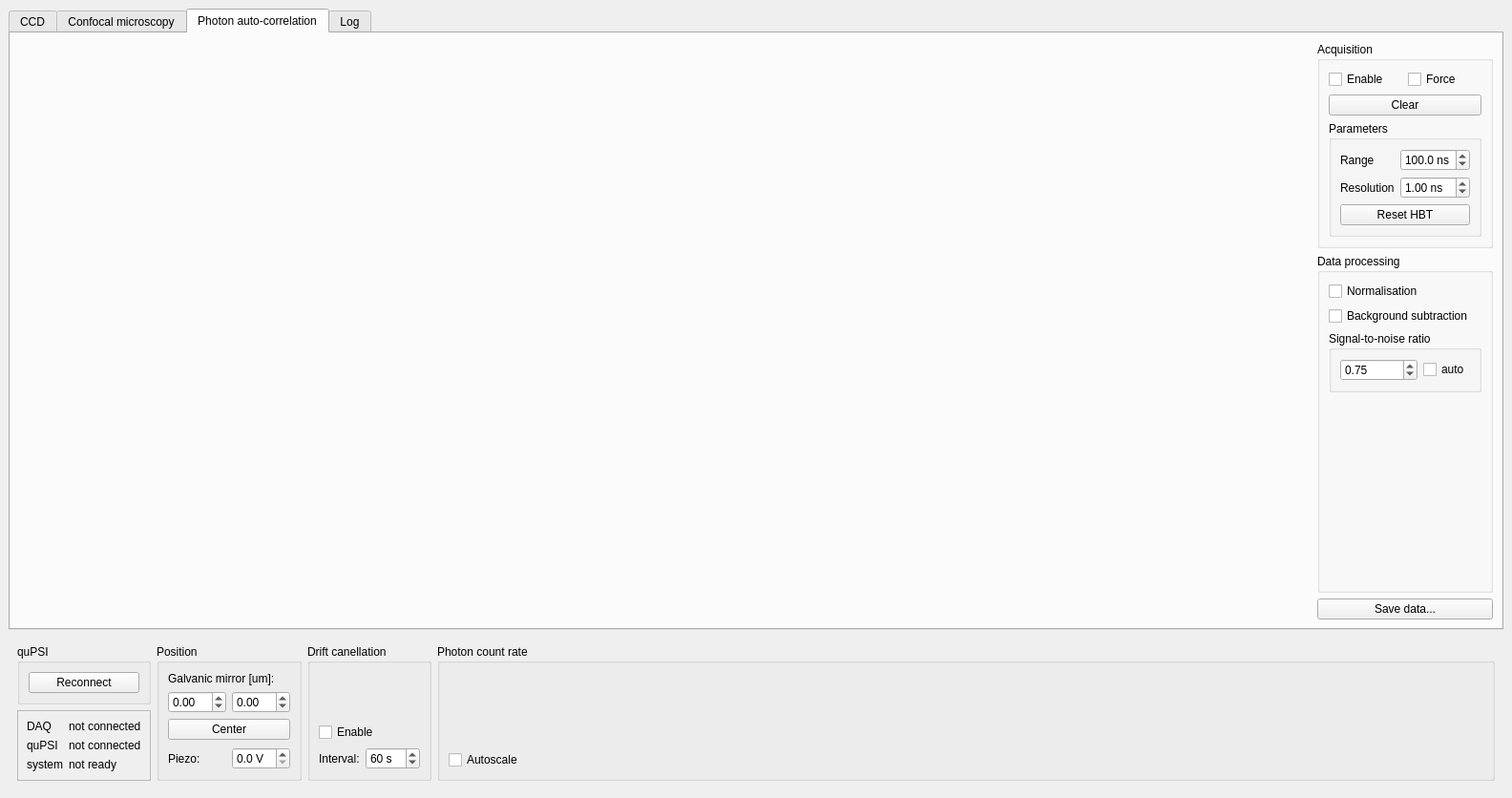
<?xml version="1.0" encoding="UTF-8"?>
<ui version="4.0">
 <class>MainWindow</class>
 <widget class="QMainWindow" name="MainWindow">
  <property name="geometry">
   <rect>
    <x>0</x>
    <y>0</y>
    <width>1584</width>
    <height>836</height>
   </rect>
  </property>
  <property name="windowTitle">
   <string>ConfocalScan</string>
  </property>
  <widget class="QWidget" name="centralwidget">
   <layout class="QVBoxLayout" name="verticalLayout_4">
    <item>
     <widget class="QTabWidget" name="tab_widget">
      <property name="sizePolicy">
       <sizepolicy hsizetype="Expanding" vsizetype="Expanding">
        <horstretch>0</horstretch>
        <verstretch>100</verstretch>
       </sizepolicy>
      </property>
      <property name="currentIndex">
       <number>2</number>
      </property>
      <widget class="QWidget" name="ccd_tab">
       <property name="enabled">
        <bool>false</bool>
       </property>
       <attribute name="title">
        <string>CCD</string>
       </attribute>
       <layout class="QHBoxLayout" name="horizontalLayout_2">
        <item>
         <widget class="QWidget" name="ccd_image_widget" native="true">
          <property name="sizePolicy">
           <sizepolicy hsizetype="Expanding" vsizetype="Expanding">
            <horstretch>100</horstretch>
            <verstretch>0</verstretch>
           </sizepolicy>
          </property>
          <layout class="QVBoxLayout" name="verticalLayout">
           <item alignment="Qt::AlignHCenter">
            <widget class="QLabel" name="label_4">
             <property name="text">
              <string>&lt;html&gt;&lt;head/&gt;&lt;body&gt;&lt;p&gt;&lt;span style=&quot; font-size:48pt;&quot;&gt;Not implemented!&lt;/span&gt;&lt;/p&gt;&lt;/body&gt;&lt;/html&gt;</string>
             </property>
            </widget>
           </item>
          </layout>
         </widget>
        </item>
        <item>
         <layout class="QVBoxLayout" name="properties">
          <item>
           <widget class="QPushButton" name="auto_ccd_exposure">
            <property name="text">
             <string>Auto-set</string>
            </property>
           </widget>
          </item>
          <item>
           <spacer name="verticalSpacer_3">
            <property name="orientation">
             <enum>Qt::Vertical</enum>
            </property>
            <property name="sizeHint" stdset="0">
             <size>
              <width>20</width>
              <height>40</height>
             </size>
            </property>
           </spacer>
          </item>
          <item>
           <widget class="QPushButton" name="edit_ccd_properties">
            <property name="text">
             <string>Properties...</string>
            </property>
           </widget>
          </item>
         </layout>
        </item>
       </layout>
      </widget>
      <widget class="QWidget" name="microscopy_tab">
       <attribute name="title">
        <string>Confocal microscopy</string>
       </attribute>
       <layout class="QHBoxLayout" name="horizontalLayout_3">
        <item>
         <widget class="QFrame" name="map_widget">
          <property name="sizePolicy">
           <sizepolicy hsizetype="Expanding" vsizetype="Expanding">
            <horstretch>100</horstretch>
            <verstretch>100</verstretch>
           </sizepolicy>
          </property>
          <property name="frameShape">
           <enum>QFrame::StyledPanel</enum>
          </property>
          <property name="frameShadow">
           <enum>QFrame::Raised</enum>
          </property>
         </widget>
        </item>
        <item>
         <layout class="QVBoxLayout" name="verticalLayout_3">
          <property name="sizeConstraint">
           <enum>QLayout::SetDefaultConstraint</enum>
          </property>
          <item>
           <widget class="QGroupBox" name="groupBox_3">
            <property name="title">
             <string>Acquisition</string>
            </property>
            <layout class="QVBoxLayout" name="verticalLayout_9">
             <item>
              <layout class="QFormLayout" name="formLayout_3">
               <item row="0" column="0">
                <widget class="QLabel" name="label_10">
                 <property name="text">
                  <string>Range</string>
                 </property>
                </widget>
               </item>
               <item row="0" column="1">
                <widget class="QDoubleSpinBox" name="mapping_range">
                 <property name="suffix">
                  <string> um</string>
                 </property>
                 <property name="decimals">
                  <number>1</number>
                 </property>
                 <property name="maximum">
                  <double>99.900000000000006</double>
                 </property>
                 <property name="singleStep">
                  <double>0.500000000000000</double>
                 </property>
                 <property name="value">
                  <double>2.000000000000000</double>
                 </property>
                </widget>
               </item>
               <item row="1" column="0">
                <widget class="QLabel" name="label_11">
                 <property name="text">
                  <string>Resolution</string>
                 </property>
                </widget>
               </item>
               <item row="1" column="1">
                <widget class="QDoubleSpinBox" name="mapping_resolution">
                 <property name="suffix">
                  <string> um</string>
                 </property>
                 <property name="maximum">
                  <double>1.000000000000000</double>
                 </property>
                 <property name="singleStep">
                  <double>0.010000000000000</double>
                 </property>
                 <property name="value">
                  <double>0.100000000000000</double>
                 </property>
                </widget>
               </item>
               <item row="2" column="0">
                <widget class="QCheckBox" name="enable_multiscale">
                 <property name="text">
                  <string>Multi scale</string>
                 </property>
                </widget>
               </item>
               <item row="2" column="1">
                <widget class="QSpinBox" name="mapping_scaling">
                 <property name="value">
                  <number>4</number>
                 </property>
                </widget>
               </item>
              </layout>
             </item>
             <item>
              <widget class="QPushButton" name="start_scan">
               <property name="text">
                <string>Start scan</string>
               </property>
              </widget>
             </item>
             <item>
              <widget class="QProgressBar" name="scan_progress">
               <property name="value">
                <number>0</number>
               </property>
               <property name="textVisible">
                <bool>true</bool>
               </property>
               <property name="invertedAppearance">
                <bool>false</bool>
               </property>
              </widget>
             </item>
            </layout>
           </widget>
          </item>
          <item>
           <widget class="QGroupBox" name="groupBox_4">
            <property name="title">
             <string>Display</string>
            </property>
            <layout class="QVBoxLayout" name="verticalLayout_10">
             <item>
              <widget class="QLabel" name="label_13">
               <property name="text">
                <string>Range [kHz]:</string>
               </property>
              </widget>
             </item>
             <item>
              <layout class="QHBoxLayout" name="horizontalLayout_11">
               <item>
                <widget class="QDoubleSpinBox" name="map_clim_lo">
                 <property name="decimals">
                  <number>0</number>
                 </property>
                 <property name="maximum">
                  <double>9999.000000000000000</double>
                 </property>
                 <property name="hidden_unit" stdset="0">
                  <string>kHz</string>
                 </property>
                </widget>
               </item>
               <item>
                <widget class="QDoubleSpinBox" name="map_clim_hi">
                 <property name="decimals">
                  <number>0</number>
                 </property>
                 <property name="maximum">
                  <double>9999.000000000000000</double>
                 </property>
                 <property name="value">
                  <double>200.000000000000000</double>
                 </property>
                 <property name="hidden_unit" stdset="0">
                  <string>kHz</string>
                 </property>
                </widget>
               </item>
              </layout>
             </item>
             <item>
              <widget class="QCheckBox" name="autoscale_map">
               <property name="text">
                <string>Autoscale</string>
               </property>
              </widget>
             </item>
            </layout>
           </widget>
          </item>
          <item>
           <spacer name="verticalSpacer_2">
            <property name="orientation">
             <enum>Qt::Vertical</enum>
            </property>
            <property name="sizeHint" stdset="0">
             <size>
              <width>20</width>
              <height>40</height>
             </size>
            </property>
           </spacer>
          </item>
          <item>
           <widget class="QPushButton" name="save_map_data">
            <property name="text">
             <string>Save data...</string>
            </property>
           </widget>
          </item>
         </layout>
        </item>
       </layout>
      </widget>
      <widget class="QWidget" name="autocorrel_tab">
       <attribute name="title">
        <string>Photon auto-correlation</string>
       </attribute>
       <layout class="QHBoxLayout" name="horizontalLayout_5">
        <item>
         <widget class="QWidget" name="hbt_widget" native="true">
          <property name="sizePolicy">
           <sizepolicy hsizetype="Expanding" vsizetype="Expanding">
            <horstretch>100</horstretch>
            <verstretch>0</verstretch>
           </sizepolicy>
          </property>
         </widget>
        </item>
        <item>
         <layout class="QVBoxLayout" name="verticalLayout_6">
          <item>
           <widget class="QGroupBox" name="groupBox_2">
            <property name="title">
             <string>Acquisition</string>
            </property>
            <layout class="QVBoxLayout" name="verticalLayout_8">
             <item>
              <layout class="QHBoxLayout" name="horizontalLayout_9">
               <item>
                <widget class="QCheckBox" name="enable_hbt">
                 <property name="text">
                  <string>Enable</string>
                 </property>
                </widget>
               </item>
               <item>
                <widget class="QCheckBox" name="force_hbt">
                 <property name="text">
                  <string>Force</string>
                 </property>
                </widget>
               </item>
              </layout>
             </item>
             <item>
              <widget class="QPushButton" name="clear_hbt">
               <property name="text">
                <string>Clear</string>
               </property>
              </widget>
             </item>
             <item>
              <widget class="QGroupBox" name="groupBox">
               <property name="title">
                <string>Parameters</string>
               </property>
               <layout class="QVBoxLayout" name="verticalLayout_2">
                <item>
                 <layout class="QFormLayout" name="formLayout_2">
                  <item row="0" column="1">
                   <widget class="QDoubleSpinBox" name="hbt_range">
                    <property name="suffix">
                     <string> ns</string>
                    </property>
                    <property name="decimals">
                     <number>1</number>
                    </property>
                    <property name="maximum">
                     <double>999.899999999999977</double>
                    </property>
                    <property name="value">
                     <double>100.000000000000000</double>
                    </property>
                   </widget>
                  </item>
                  <item row="0" column="0">
                   <widget class="QLabel" name="label_8">
                    <property name="text">
                     <string>Range</string>
                    </property>
                   </widget>
                  </item>
                  <item row="1" column="0">
                   <widget class="QLabel" name="label_9">
                    <property name="text">
                     <string>Resolution</string>
                    </property>
                   </widget>
                  </item>
                  <item row="1" column="1">
                   <widget class="QDoubleSpinBox" name="hbt_resolution">
                    <property name="suffix">
                     <string> ns</string>
                    </property>
                    <property name="singleStep">
                     <double>0.100000000000000</double>
                    </property>
                    <property name="value">
                     <double>1.000000000000000</double>
                    </property>
                   </widget>
                  </item>
                 </layout>
                </item>
                <item>
                 <widget class="QPushButton" name="reset_hbt">
                  <property name="text">
                   <string>Reset HBT</string>
                  </property>
                 </widget>
                </item>
               </layout>
              </widget>
             </item>
            </layout>
           </widget>
          </item>
          <item>
           <widget class="QGroupBox" name="data_processing">
            <property name="sizePolicy">
             <sizepolicy hsizetype="Preferred" vsizetype="Preferred">
              <horstretch>0</horstretch>
              <verstretch>0</verstretch>
             </sizepolicy>
            </property>
            <property name="title">
             <string>Data processing</string>
            </property>
            <layout class="QVBoxLayout" name="verticalLayout_7">
             <item>
              <widget class="QCheckBox" name="normalise_hbt">
               <property name="text">
                <string>Normalisation</string>
               </property>
              </widget>
             </item>
             <item>
              <widget class="QCheckBox" name="subtract_background">
               <property name="text">
                <string>Background subtraction</string>
               </property>
              </widget>
             </item>
             <item>
              <widget class="QGroupBox" name="signal_to_noise">
               <property name="title">
                <string>Signal-to-noise ratio</string>
               </property>
               <layout class="QHBoxLayout" name="horizontalLayout_6">
                <item>
                 <widget class="QDoubleSpinBox" name="signal_level">
                  <property name="sizePolicy">
                   <sizepolicy hsizetype="MinimumExpanding" vsizetype="Fixed">
                    <horstretch>0</horstretch>
                    <verstretch>0</verstretch>
                   </sizepolicy>
                  </property>
                  <property name="maximum">
                   <double>1.000000000000000</double>
                  </property>
                  <property name="singleStep">
                   <double>0.010000000000000</double>
                  </property>
                  <property name="value">
                   <double>0.750000000000000</double>
                  </property>
                 </widget>
                </item>
                <item>
                 <widget class="QCheckBox" name="auto_snr">
                  <property name="text">
                   <string>auto</string>
                  </property>
                 </widget>
                </item>
               </layout>
              </widget>
             </item>
             <item>
              <spacer name="verticalSpacer_4">
               <property name="orientation">
                <enum>Qt::Vertical</enum>
               </property>
               <property name="sizeHint" stdset="0">
                <size>
                 <width>20</width>
                 <height>40</height>
                </size>
               </property>
              </spacer>
             </item>
            </layout>
           </widget>
          </item>
          <item>
           <widget class="QPushButton" name="save_hbt">
            <property name="text">
             <string>Save data...</string>
            </property>
           </widget>
          </item>
         </layout>
        </item>
       </layout>
      </widget>
      <widget class="QWidget" name="tab">
       <attribute name="title">
        <string>Log</string>
       </attribute>
       <layout class="QHBoxLayout" name="horizontalLayout_8">
        <item>
         <widget class="QPlainTextEdit" name="log_widget">
          <property name="sizePolicy">
           <sizepolicy hsizetype="Expanding" vsizetype="Expanding">
            <horstretch>0</horstretch>
            <verstretch>0</verstretch>
           </sizepolicy>
          </property>
          <property name="inputMethodHints">
           <set>Qt::ImhMultiLine</set>
          </property>
          <property name="undoRedoEnabled">
           <bool>false</bool>
          </property>
          <property name="readOnly">
           <bool>true</bool>
          </property>
          <property name="plainText">
           <string notr="true"/>
          </property>
          <property name="maximumBlockCount">
           <number>10000</number>
          </property>
          <property name="centerOnScroll">
           <bool>true</bool>
          </property>
         </widget>
        </item>
       </layout>
      </widget>
     </widget>
    </item>
    <item>
     <widget class="QFrame" name="global_controls">
      <property name="sizePolicy">
       <sizepolicy hsizetype="Preferred" vsizetype="Preferred">
        <horstretch>0</horstretch>
        <verstretch>10</verstretch>
       </sizepolicy>
      </property>
      <layout class="QHBoxLayout" name="horizontalLayout">
       <item>
        <layout class="QVBoxLayout" name="main_status">
         <item>
          <widget class="QGroupBox" name="quPSI_status_frame">
           <property name="sizePolicy">
            <sizepolicy hsizetype="Preferred" vsizetype="Preferred">
             <horstretch>0</horstretch>
             <verstretch>0</verstretch>
            </sizepolicy>
           </property>
           <property name="title">
            <string>quPSI</string>
           </property>
           <layout class="QHBoxLayout" name="horizontalLayout_4">
            <item>
             <widget class="QPushButton" name="reconnect_quPSI">
              <property name="text">
               <string>Reconnect</string>
              </property>
             </widget>
            </item>
           </layout>
          </widget>
         </item>
         <item>
          <spacer name="verticalSpacer">
           <property name="orientation">
            <enum>Qt::Vertical</enum>
           </property>
           <property name="sizeHint" stdset="0">
            <size>
             <width>20</width>
             <height>40</height>
            </size>
           </property>
          </spacer>
         </item>
         <item>
          <widget class="QFrame" name="status_frame">
           <property name="frameShape">
            <enum>QFrame::StyledPanel</enum>
           </property>
           <property name="frameShadow">
            <enum>QFrame::Raised</enum>
           </property>
           <layout class="QFormLayout" name="formLayout">
            <item row="0" column="0">
             <widget class="QLabel" name="DAQ_status_lbl">
              <property name="text">
               <string>DAQ</string>
              </property>
             </widget>
            </item>
            <item row="0" column="1">
             <widget class="QLabel" name="DAQ_status">
              <property name="text">
               <string>not connected</string>
              </property>
             </widget>
            </item>
            <item row="1" column="0">
             <widget class="QLabel" name="quPSI_status_lbl">
              <property name="text">
               <string>quPSI</string>
              </property>
             </widget>
            </item>
            <item row="1" column="1">
             <widget class="QLabel" name="quPSI_status">
              <property name="text">
               <string>not connected</string>
              </property>
             </widget>
            </item>
            <item row="2" column="0">
             <widget class="QLabel" name="sytem_status_lbl">
              <property name="text">
               <string>system</string>
              </property>
             </widget>
            </item>
            <item row="2" column="1">
             <widget class="QLabel" name="system_status">
              <property name="text">
               <string>not ready</string>
              </property>
             </widget>
            </item>
           </layout>
          </widget>
         </item>
        </layout>
       </item>
       <item>
        <widget class="QGroupBox" name="positioning_frame">
         <property name="sizePolicy">
          <sizepolicy hsizetype="Preferred" vsizetype="Preferred">
           <horstretch>0</horstretch>
           <verstretch>0</verstretch>
          </sizepolicy>
         </property>
         <property name="title">
          <string>Position</string>
         </property>
         <layout class="QVBoxLayout" name="verticalLayout_5">
          <item>
           <widget class="QLabel" name="label_12">
            <property name="text">
             <string>Galvanic mirror [um]:</string>
            </property>
           </widget>
          </item>
          <item>
           <layout class="QHBoxLayout" name="horizontalLayout_12">
            <item>
             <widget class="QDoubleSpinBox" name="galvoX">
              <property name="suffix">
               <string/>
              </property>
              <property name="decimals">
               <number>2</number>
              </property>
              <property name="minimum">
               <double>-99.989999999999995</double>
              </property>
              <property name="maximum">
               <double>99.989999999999995</double>
              </property>
              <property name="singleStep">
               <double>0.050000000000000</double>
              </property>
              <property name="value">
               <double>0.000000000000000</double>
              </property>
              <property name="hidden_unit" stdset="0">
               <string>um</string>
              </property>
             </widget>
            </item>
            <item>
             <widget class="QDoubleSpinBox" name="galvoY">
              <property name="minimum">
               <double>-99.989999999999995</double>
              </property>
              <property name="singleStep">
               <double>0.050000000000000</double>
              </property>
              <property name="value">
               <double>0.000000000000000</double>
              </property>
              <property name="hidden_unit" stdset="0">
               <string>um</string>
              </property>
             </widget>
            </item>
           </layout>
          </item>
          <item>
           <widget class="QPushButton" name="center_galvo">
            <property name="sizePolicy">
             <sizepolicy hsizetype="Minimum" vsizetype="Fixed">
              <horstretch>0</horstretch>
              <verstretch>0</verstretch>
             </sizepolicy>
            </property>
            <property name="text">
             <string>Center</string>
            </property>
           </widget>
          </item>
          <item>
           <spacer name="verticalSpacer_5">
            <property name="orientation">
             <enum>Qt::Vertical</enum>
            </property>
            <property name="sizeHint" stdset="0">
             <size>
              <width>20</width>
              <height>40</height>
             </size>
            </property>
           </spacer>
          </item>
          <item>
           <layout class="QHBoxLayout" name="horizontalLayout_7">
            <item>
             <widget class="QLabel" name="label">
              <property name="text">
               <string>Piezo:</string>
              </property>
             </widget>
            </item>
            <item>
             <widget class="QDoubleSpinBox" name="piezo_voltage">
              <property name="suffix">
               <string> V</string>
              </property>
              <property name="decimals">
               <number>1</number>
              </property>
              <property name="maximum">
               <double>5.000000000000000</double>
              </property>
              <property name="singleStep">
               <double>0.100000000000000</double>
              </property>
             </widget>
            </item>
           </layout>
          </item>
         </layout>
        </widget>
       </item>
       <item>
        <widget class="QGroupBox" name="groupBox">
         <property name="title">
          <string>Drift canellation</string>
         </property>
         <layout class="QVBoxLayout" name="drift_cancel">
          <item>
           <widget class="QWidget" name="drift_cancel_widget" native="true">
            <property name="sizePolicy">
             <sizepolicy hsizetype="Preferred" vsizetype="Preferred">
              <horstretch>0</horstretch>
              <verstretch>0</verstretch>
             </sizepolicy>
            </property>
           </widget>
          </item>
          <item>
           <spacer name="verticalSpacer_6">
            <property name="orientation">
             <enum>Qt::Vertical</enum>
            </property>
            <property name="sizeHint" stdset="0">
             <size>
              <width>20</width>
              <height>40</height>
             </size>
            </property>
           </spacer>
          </item>
          <item>
           <widget class="QCheckBox" name="enable_drift_cancel">
            <property name="text">
             <string>Enable</string>
            </property>
           </widget>
          </item>
          <item>
           <layout class="QFormLayout" name="formLayout_4">
            <item row="0" column="0">
             <widget class="QLabel" name="label_2">
              <property name="text">
               <string>Interval:</string>
              </property>
             </widget>
            </item>
            <item row="0" column="1">
             <widget class="QDoubleSpinBox" name="drift_cancel_interval">
              <property name="suffix">
               <string> s</string>
              </property>
              <property name="decimals">
               <number>0</number>
              </property>
              <property name="minimum">
               <double>1.000000000000000</double>
              </property>
              <property name="maximum">
               <double>999.000000000000000</double>
              </property>
              <property name="value">
               <double>60.000000000000000</double>
              </property>
             </widget>
            </item>
           </layout>
          </item>
         </layout>
        </widget>
       </item>
       <item>
        <widget class="QGroupBox" name="groupBox">
         <property name="title">
          <string>Photon count rate</string>
         </property>
         <layout class="QVBoxLayout" name="rate_plot">
          <item>
           <widget class="QWidget" name="rate_plot_widget" native="true">
            <property name="sizePolicy">
             <sizepolicy hsizetype="Expanding" vsizetype="Preferred">
              <horstretch>100</horstretch>
              <verstretch>0</verstretch>
             </sizepolicy>
            </property>
           </widget>
          </item>
          <item>
           <widget class="QCheckBox" name="autoscale_rate_plot">
            <property name="text">
             <string>Autoscale</string>
            </property>
           </widget>
          </item>
         </layout>
        </widget>
       </item>
      </layout>
     </widget>
    </item>
   </layout>
  </widget>
 </widget>
 <resources/>
 <connections/>
 <slots>
  <slot>do_start_scan()</slot>
  <slot>do_load_config()</slot>
 </slots>
</ui>
